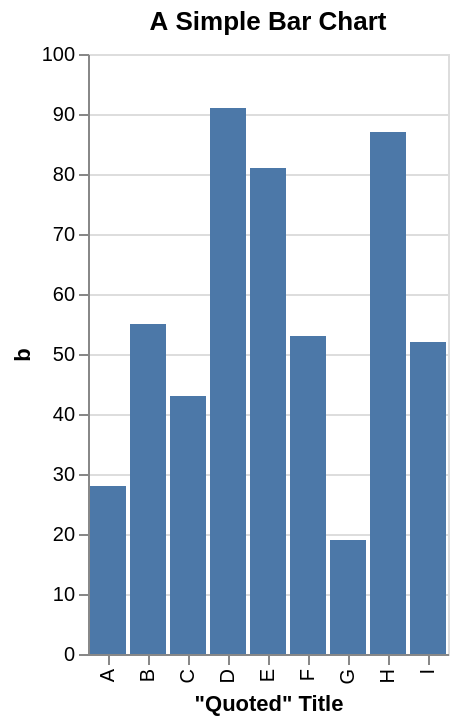

The specification (Vega-Lite) saved for this image:
### Vega-Lite specification from a JSON file in a GitHub repository (floating-point values rounded to 4 significant figures)
{"$schema": "https://vega.github.io/schema/vega-lite/v5.json", "title": "A Simple Bar Chart", "data": {"values": [{"a": "A", "b": 28}, {"a": "B", "b": 55}, {"a": "C", "b": 43}, {"a": "D", "b": 91}, {"a": "E", "b": 81}, {"a": "F", "b": 53}, {"a": "G", "b": 19}, {"a": "H", "b": 87}, {"a": "I", "b": 52}]}, "mark": "bar", "encoding": {"x": {"field": "a", "type": "nominal", "title": "\"Quoted\" Title"}, "y": {"field": "b", "type": "quantitative"}}}
